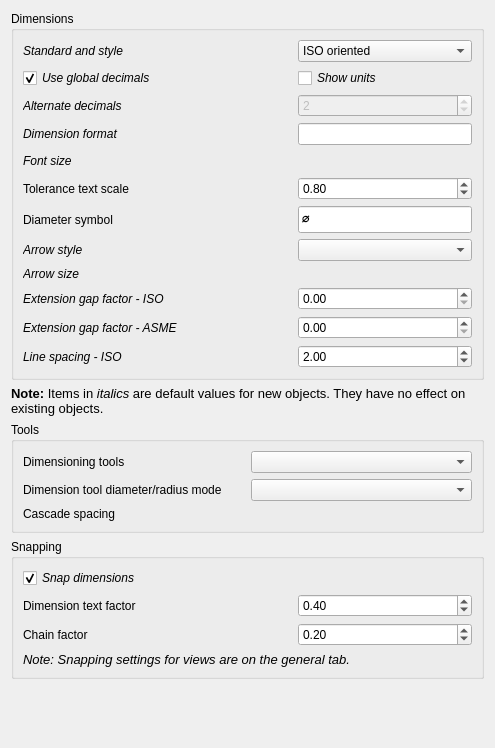
<?xml version="1.0" encoding="UTF-8"?>
<ui version="4.0">
 <class>TechDrawGui::DlgPrefsTechDrawDimensionsImp</class>
 <widget class="QWidget" name="TechDrawGui::DlgPrefsTechDrawDimensionsImp">
  <property name="geometry">
   <rect>
    <x>0</x>
    <y>0</y>
    <width>495</width>
    <height>748</height>
   </rect>
  </property>
  <property name="sizePolicy">
   <sizepolicy hsizetype="Preferred" vsizetype="Minimum">
    <horstretch>0</horstretch>
    <verstretch>0</verstretch>
   </sizepolicy>
  </property>
  <property name="windowTitle">
   <string>Dimensions</string>
  </property>
  <layout class="QVBoxLayout" name="verticalLayout_3">
   <item>
    <widget class="QGroupBox" name="gbDim">
     <property name="sizePolicy">
      <sizepolicy hsizetype="Preferred" vsizetype="Preferred">
       <horstretch>0</horstretch>
       <verstretch>0</verstretch>
      </sizepolicy>
     </property>
     <property name="title">
      <string>Dimensions</string>
     </property>
     <layout class="QVBoxLayout" name="verticalLayout_2">
      <item>
       <layout class="QGridLayout" name="gridLayout">
        <item row="8" column="2">
         <widget class="Gui::PrefUnitSpinBox" name="plsb_ArrowSize" native="true">
          <property name="sizePolicy">
           <sizepolicy hsizetype="Preferred" vsizetype="Preferred">
            <horstretch>0</horstretch>
            <verstretch>0</verstretch>
           </sizepolicy>
          </property>
          <property name="toolTip">
           <string>Arrowhead size</string>
          </property>
          <property name="value" stdset="0">
           <double>5.000000000000000</double>
          </property>
          <property name="prefEntry" stdset="0">
           <cstring>ArrowSize</cstring>
          </property>
          <property name="prefPath" stdset="0">
           <cstring>Mod/TechDraw/Dimensions</cstring>
          </property>
         </widget>
        </item>
        <item row="3" column="0">
         <widget class="QLabel" name="label">
          <property name="font">
           <font>
            <italic>true</italic>
           </font>
          </property>
          <property name="text">
           <string>Dimension format</string>
          </property>
         </widget>
        </item>
        <item row="7" column="2">
         <widget class="Gui::PrefComboBox" name="pcbArrow">
          <property name="sizePolicy">
           <sizepolicy hsizetype="Preferred" vsizetype="Preferred">
            <horstretch>0</horstretch>
            <verstretch>0</verstretch>
           </sizepolicy>
          </property>
          <property name="toolTip">
           <string>Arrowhead style</string>
          </property>
          <property name="currentIndex">
           <number>-1</number>
          </property>
          <property name="prefEntry" stdset="0">
           <cstring>ArrowStyle</cstring>
          </property>
          <property name="prefPath" stdset="0">
           <cstring>Mod/TechDraw/Dimensions</cstring>
          </property>
         </widget>
        </item>
        <item row="6" column="0">
         <widget class="QLabel" name="label_8">
          <property name="text">
           <string>Diameter symbol</string>
          </property>
         </widget>
        </item>
        <item row="0" column="2">
         <widget class="Gui::PrefComboBox" name="pcbStandardAndStyle">
          <property name="sizePolicy">
           <sizepolicy hsizetype="Preferred" vsizetype="Preferred">
            <horstretch>0</horstretch>
            <verstretch>0</verstretch>
           </sizepolicy>
          </property>
          <property name="toolTip">
           <string>Standard to be used for dimensional values</string>
          </property>
          <property name="prefEntry" stdset="0">
           <cstring>StandardAndStyle</cstring>
          </property>
          <property name="prefPath" stdset="0">
           <cstring>/Mod/TechDraw/Dimensions</cstring>
          </property>
          <item>
           <property name="text">
            <string>ISO oriented</string>
           </property>
          </item>
          <item>
           <property name="text">
            <string>ISO referencing</string>
           </property>
          </item>
          <item>
           <property name="text">
            <string>ASME inlined</string>
           </property>
          </item>
          <item>
           <property name="text">
            <string>ASME referencing</string>
           </property>
          </item>
         </widget>
        </item>
        <item row="4" column="0">
         <widget class="QLabel" name="label_2">
          <property name="font">
           <font>
            <italic>true</italic>
           </font>
          </property>
          <property name="text">
           <string>Font size</string>
          </property>
         </widget>
        </item>
        <item row="1" column="2">
         <widget class="Gui::PrefCheckBox" name="cbShowUnits">
          <property name="sizePolicy">
           <sizepolicy hsizetype="Preferred" vsizetype="Preferred">
            <horstretch>0</horstretch>
            <verstretch>0</verstretch>
           </sizepolicy>
          </property>
          <property name="font">
           <font>
            <italic>true</italic>
           </font>
          </property>
          <property name="toolTip">
           <string>Append unit to dimension values</string>
          </property>
          <property name="text">
           <string>Show units</string>
          </property>
          <property name="prefEntry" stdset="0">
           <cstring>ShowUnits</cstring>
          </property>
          <property name="prefPath" stdset="0">
           <cstring>/Mod/TechDraw/Dimensions</cstring>
          </property>
         </widget>
        </item>
        <item row="0" column="0">
         <widget class="QLabel" name="label_16">
          <property name="font">
           <font>
            <italic>true</italic>
           </font>
          </property>
          <property name="text">
           <string>Standard and style</string>
          </property>
         </widget>
        </item>
        <item row="4" column="2">
         <widget class="Gui::PrefUnitSpinBox" name="plsb_FontSize" native="true">
          <property name="sizePolicy">
           <sizepolicy hsizetype="Preferred" vsizetype="Preferred">
            <horstretch>0</horstretch>
            <verstretch>0</verstretch>
           </sizepolicy>
          </property>
          <property name="toolTip">
           <string>Dimension text font size</string>
          </property>
          <property name="value" stdset="0">
           <double>4.000000000000000</double>
          </property>
          <property name="prefEntry" stdset="0">
           <cstring>FontSize</cstring>
          </property>
          <property name="prefPath" stdset="0">
           <cstring>/Mod/TechDraw/Dimensions</cstring>
          </property>
         </widget>
        </item>
        <item row="8" column="0">
         <widget class="QLabel" name="label_12">
          <property name="font">
           <font>
            <italic>true</italic>
           </font>
          </property>
          <property name="text">
           <string>Arrow size</string>
          </property>
         </widget>
        </item>
        <item row="7" column="0">
         <widget class="QLabel" name="label_9">
          <property name="font">
           <font>
            <italic>true</italic>
           </font>
          </property>
          <property name="text">
           <string>Arrow style</string>
          </property>
         </widget>
        </item>
        <item row="5" column="2">
         <widget class="Gui::PrefDoubleSpinBox" name="pdsbToleranceScale">
          <property name="sizePolicy">
           <sizepolicy hsizetype="Preferred" vsizetype="Preferred">
            <horstretch>0</horstretch>
            <verstretch>0</verstretch>
           </sizepolicy>
          </property>
          <property name="minimumSize">
           <size>
            <width>174</width>
            <height>0</height>
           </size>
          </property>
          <property name="baseSize">
           <size>
            <width>0</width>
            <height>0</height>
           </size>
          </property>
          <property name="toolTip">
           <string>Tolerance text scale
Multiplier of 'Font size'</string>
          </property>
          <property name="accessibleName">
           <string/>
          </property>
          <property name="singleStep">
           <double>0.100000000000000</double>
          </property>
          <property name="value">
           <double>0.800000000000000</double>
          </property>
          <property name="prefEntry" stdset="0">
           <cstring>TolSizeAdjust</cstring>
          </property>
          <property name="prefPath" stdset="0">
           <cstring>Mod/TechDraw/Dimensions</cstring>
          </property>
         </widget>
        </item>
        <item row="5" column="0">
         <widget class="QLabel" name="lbl_LabelFont">
          <property name="baseSize">
           <size>
            <width>0</width>
            <height>0</height>
           </size>
          </property>
          <property name="font">
           <font>
            <italic>false</italic>
           </font>
          </property>
          <property name="text">
           <string>Tolerance text scale</string>
          </property>
         </widget>
        </item>
        <item row="2" column="2">
         <widget class="Gui::PrefSpinBox" name="sbAltDecimals">
          <property name="enabled">
           <bool>false</bool>
          </property>
          <property name="sizePolicy">
           <sizepolicy hsizetype="Preferred" vsizetype="Preferred">
            <horstretch>0</horstretch>
            <verstretch>0</verstretch>
           </sizepolicy>
          </property>
          <property name="toolTip">
           <string>Number of decimals if 'Use global decimals' is not used</string>
          </property>
          <property name="value">
           <number>2</number>
          </property>
          <property name="prefEntry" stdset="0">
           <cstring>AltDecimals</cstring>
          </property>
          <property name="prefPath" stdset="0">
           <cstring>/Mod/TechDraw/Dimensions</cstring>
          </property>
         </widget>
        </item>
        <item row="6" column="2">
         <widget class="Gui::PrefLineEdit" name="leDiameter">
          <property name="sizePolicy">
           <sizepolicy hsizetype="Preferred" vsizetype="Preferred">
            <horstretch>0</horstretch>
            <verstretch>0</verstretch>
           </sizepolicy>
          </property>
          <property name="font">
           <font>
            <pointsize>12</pointsize>
           </font>
          </property>
          <property name="toolTip">
           <string>Character used to indicate diameter dimensions</string>
          </property>
          <property name="text">
           <string notr="true">⌀</string>
          </property>
          <property name="prefEntry" stdset="0">
           <cstring>DiameterSymbol</cstring>
          </property>
          <property name="prefPath" stdset="0">
           <cstring>/Mod/TechDraw/Dimensions</cstring>
          </property>
         </widget>
        </item>
        <item row="1" column="0">
         <widget class="Gui::PrefCheckBox" name="cbGlobalDecimals">
          <property name="sizePolicy">
           <sizepolicy hsizetype="Preferred" vsizetype="Preferred">
            <horstretch>0</horstretch>
            <verstretch>0</verstretch>
           </sizepolicy>
          </property>
          <property name="font">
           <font>
            <italic>true</italic>
           </font>
          </property>
          <property name="toolTip">
           <string>Use system setting for number of decimals</string>
          </property>
          <property name="text">
           <string>Use global decimals</string>
          </property>
          <property name="checked">
           <bool>true</bool>
          </property>
          <property name="prefEntry" stdset="0">
           <cstring>UseGlobalDecimals</cstring>
          </property>
          <property name="prefPath" stdset="0">
           <cstring>/Mod/TechDraw/Dimensions</cstring>
          </property>
         </widget>
        </item>
        <item row="4" column="1">
         <spacer name="horizontalSpacer">
          <property name="orientation">
           <enum>Qt::Orientation::Horizontal</enum>
          </property>
          <property name="sizeHint" stdset="0">
           <size>
            <width>40</width>
            <height>20</height>
           </size>
          </property>
         </spacer>
        </item>
        <item row="2" column="0">
         <widget class="QLabel" name="label_11">
          <property name="font">
           <font>
            <italic>true</italic>
           </font>
          </property>
          <property name="text">
           <string>Alternate decimals</string>
          </property>
         </widget>
        </item>
        <item row="9" column="0">
         <widget class="QLabel" name="label_3">
          <property name="font">
           <font>
            <italic>true</italic>
           </font>
          </property>
          <property name="toolTip">
           <string>Controls the gap size between the dimension point and the start of the extension line for ISO dimensions</string>
          </property>
          <property name="text">
           <string>Extension gap factor - ISO</string>
          </property>
         </widget>
        </item>
        <item row="3" column="2">
         <widget class="Gui::PrefLineEdit" name="leFormatSpec">
          <property name="toolTip">
           <string>Leave blank for automatic dimension format. Use %f, %g or %w specifiers to override.</string>
          </property>
          <property name="prefEntry" stdset="0">
           <cstring>formatSpec</cstring>
          </property>
          <property name="prefPath" stdset="0">
           <cstring>/Mod/TechDraw/Dimensions</cstring>
          </property>
         </widget>
        </item>
        <item row="10" column="0">
         <widget class="QLabel" name="label_4">
          <property name="font">
           <font>
            <italic>true</italic>
           </font>
          </property>
          <property name="toolTip">
           <string>Controls the gap size between the dimension point and the start of the extension line for ASME dimensions</string>
          </property>
          <property name="text">
           <string>Extension gap factor - ASME</string>
          </property>
         </widget>
        </item>
        <item row="9" column="2">
         <widget class="Gui::PrefDoubleSpinBox" name="pdsbGapISO">
          <property name="toolTip">
           <string>Controls the gap size between the dimension point and the start of the extension line for ISO dimensions.
 Value multiplied by the line width is the gap.
 Normally, no gap is used. If using a gap, the recommended value is 8.</string>
          </property>
          <property name="value">
           <double>0.000000000000000</double>
          </property>
          <property name="prefEntry" stdset="0">
           <cstring>GapISO</cstring>
          </property>
          <property name="prefPath" stdset="0">
           <cstring>Mod/TechDraw/Dimensions</cstring>
          </property>
         </widget>
        </item>
        <item row="10" column="2">
         <widget class="Gui::PrefDoubleSpinBox" name="pdsbGapASME">
          <property name="toolTip">
           <string>Controls the gap size between the dimension point and the start of the extension line for ASME dimensions. Value multiplied by the line width is the gap.
 Normally, no gap is used. If using a gap, the recommended value is 6.</string>
          </property>
          <property name="value">
           <double>0.000000000000000</double>
          </property>
          <property name="prefEntry" stdset="0">
           <cstring>GapASME</cstring>
          </property>
          <property name="prefPath" stdset="0">
           <cstring>Mod/TechDraw/Dimensions</cstring>
          </property>
         </widget>
        </item>
        <item row="11" column="0">
         <widget class="QLabel" name="label_18">
          <property name="font">
           <font>
            <italic>true</italic>
           </font>
          </property>
          <property name="toolTip">
           <string>Controls the gap size between dimension line and dimension text for ISO dimensions.</string>
          </property>
          <property name="text">
           <string>Line spacing - ISO</string>
          </property>
         </widget>
        </item>
        <item row="11" column="2">
         <widget class="Gui::PrefDoubleSpinBox" name="pdsbLineSpacingFactorISO">
          <property name="toolTip">
           <string>Controls the gap size between dimension line and dimension text.
 Value multiplied by the line width is the line spacing.</string>
          </property>
          <property name="minimum">
           <double>-99.000000000000000</double>
          </property>
          <property name="value">
           <double>2.000000000000000</double>
          </property>
          <property name="prefEntry" stdset="0">
           <cstring>LineSpacingFactorISO</cstring>
          </property>
          <property name="prefPath" stdset="0">
           <cstring>Mod/TechDraw/Dimensions</cstring>
          </property>
         </widget>
        </item>
       </layout>
      </item>
     </layout>
    </widget>
   </item>
   <item>
    <widget class="QLabel" name="label_17">
     <property name="font">
      <font>
       <pointsize>10</pointsize>
       <italic>false</italic>
      </font>
     </property>
     <property name="text">
      <string>&lt;html&gt;&lt;head/&gt;&lt;body&gt;&lt;p&gt;&lt;span style=&quot; font-weight:600;&quot;&gt;Note:&lt;/span&gt; Items in &lt;span style=&quot; font-style:italic;&quot;&gt;italics&lt;/span&gt; are default values for new objects. They have no effect on existing objects.&lt;/p&gt;&lt;/body&gt;&lt;/html&gt;</string>
     </property>
     <property name="wordWrap">
      <bool>true</bool>
     </property>
    </widget>
   </item>
   <item>
    <widget class="QGroupBox" name="groupBox_6">
     <property name="sizePolicy">
      <sizepolicy hsizetype="Expanding" vsizetype="Minimum">
       <horstretch>0</horstretch>
       <verstretch>0</verstretch>
      </sizepolicy>
     </property>
     <property name="title">
      <string>Tools</string>
     </property>
     <layout class="QGridLayout" name="gridLayout_general">
      <item row="0" column="0">
       <widget class="QLabel" name="dimensioningLabel">
        <property name="text">
         <string>Dimensioning tools</string>
        </property>
       </widget>
      </item>
      <item row="0" column="1">
       <widget class="QComboBox" name="dimensioningMode">
        <property name="toolTip">
         <string>Choose the type of dimensioning tools shown in the toolbar:
‘Single tool’ provides one unified tool for all dimension types (Distance, X/Y, Angle, Radius) with others in a drop-down.
‘Separated tools’ displays individual tools for each dimension type.
‘Both’ enables both the unified tool and the individual tools.
This affects only the toolbar; all tools remain available via the menu and shortcuts.</string>
        </property>
       </widget>
      </item>
      <item row="1" column="0">
       <widget class="QLabel" name="radiusDiameterLabel">
        <property name="text">
         <string>Dimension tool diameter/radius mode</string>
        </property>
       </widget>
      </item>
      <item row="1" column="1">
       <widget class="QComboBox" name="radiusDiameterMode">
        <property name="toolTip">
         <string>While using the dimension tool you may choose how to handle circles and arcs:
'Auto': The tool will apply radius to arcs and diameter to circles.
'Diameter': The tool will apply diameter to all.
'Radius': The tool will apply radius to all.</string>
        </property>
       </widget>
      </item>
      <item row="2" column="0">
       <widget class="QLabel" name="cascadeSpacingLabel">
        <property name="text">
         <string>Cascade spacing</string>
        </property>
       </widget>
      </item>
      <item row="2" column="1">
       <widget class="Gui::PrefUnitSpinBox" name="plsb_CascadeSpacing" native="true">
        <property name="toolTip">
         <string>Distance between parallel dimensions placed by the dimension tools, also used when snapping dimensions. The Select Line Attributes tool can change it for the current session.</string>
        </property>
        <property name="value" stdset="0">
         <double>7.000000000000000</double>
        </property>
        <property name="prefEntry" stdset="0">
         <cstring>CascadeSpacing</cstring>
        </property>
        <property name="prefPath" stdset="0">
         <cstring>Mod/TechDraw/Dimensions</cstring>
        </property>
       </widget>
      </item>
     </layout>
    </widget>
   </item>
   <item>
    <widget class="QGroupBox" name="gbSnap">
     <property name="sizePolicy">
      <sizepolicy hsizetype="Expanding" vsizetype="MinimumExpanding">
       <horstretch>0</horstretch>
       <verstretch>0</verstretch>
      </sizepolicy>
     </property>
     <property name="title">
      <string>Snapping</string>
     </property>
     <property name="checkable">
      <bool>false</bool>
     </property>
     <property name="checked">
      <bool>false</bool>
     </property>
     <layout class="QVBoxLayout" name="verticalLayout">
      <item>
       <layout class="QGridLayout" name="gridLayout_2" columnstretch="0,0,0">
        <item row="0" column="0">
         <widget class="Gui::PrefCheckBox" name="cbSnapDims">
          <property name="sizePolicy">
           <sizepolicy hsizetype="Preferred" vsizetype="Preferred">
            <horstretch>0</horstretch>
            <verstretch>0</verstretch>
           </sizepolicy>
          </property>
          <property name="minimumSize">
           <size>
            <width>198</width>
            <height>0</height>
           </size>
          </property>
          <property name="font">
           <font>
            <family>Ubuntu</family>
            <italic>true</italic>
           </font>
          </property>
          <property name="toolTip">
           <string>&lt;html&gt;&lt;head/&gt;&lt;body&gt;&lt;p&gt;If this is checked, new dimensions will be set to snap to position.  If not checked, new dimensions will not snap.  Snapping for individual dimensions may be adjusted with the &amp;quot;AllowSnapping&amp;quot; property.&lt;/p&gt;&lt;/body&gt;&lt;/html&gt;</string>
          </property>
          <property name="text">
           <string>Snap dimensions</string>
          </property>
          <property name="checked">
           <bool>true</bool>
          </property>
          <property name="prefEntry" stdset="0">
           <cstring>SnapDimensions</cstring>
          </property>
          <property name="prefPath" stdset="0">
           <cstring>Mod/TechDraw/Dimensions</cstring>
          </property>
         </widget>
        </item>
        <item row="1" column="2">
         <widget class="Gui::PrefDoubleSpinBox" name="dsbTextFactor">
          <property name="sizePolicy">
           <sizepolicy hsizetype="Minimum" vsizetype="Fixed">
            <horstretch>0</horstretch>
            <verstretch>0</verstretch>
           </sizepolicy>
          </property>
          <property name="minimumSize">
           <size>
            <width>174</width>
            <height>0</height>
           </size>
          </property>
          <property name="toolTip">
           <string>&lt;html&gt;&lt;head/&gt;&lt;body&gt;&lt;p&gt;Fraction of the dimension text length within which the text snaps to its centered position.&lt;/p&gt;&lt;/body&gt;&lt;/html&gt;</string>
          </property>
          <property name="singleStep">
           <double>0.100000000000000</double>
          </property>
          <property name="value">
           <double>0.400000000000000</double>
          </property>
          <property name="prefEntry" stdset="0">
           <cstring>SnapDimensionsTextFactor</cstring>
          </property>
          <property name="prefPath" stdset="0">
           <cstring>Mod/TechDraw/Dimensions</cstring>
          </property>
         </widget>
        </item>
        <item row="1" column="0">
         <widget class="QLabel" name="label_5">
          <property name="text">
           <string>Dimension text factor</string>
          </property>
         </widget>
        </item>
        <item row="2" column="0">
         <widget class="QLabel" name="label_6">
          <property name="text">
           <string>Chain factor</string>
          </property>
         </widget>
        </item>
        <item row="2" column="2">
         <widget class="Gui::PrefDoubleSpinBox" name="dsbChainFactor">
          <property name="sizePolicy">
           <sizepolicy hsizetype="Minimum" vsizetype="Fixed">
            <horstretch>0</horstretch>
            <verstretch>0</verstretch>
           </sizepolicy>
          </property>
          <property name="toolTip">
           <string>&lt;html&gt;&lt;head/&gt;&lt;body&gt;&lt;p&gt;Fraction of the spacing between dimensions within which they snap as chain or ordinate dimensions.&lt;/p&gt;&lt;/body&gt;&lt;/html&gt;</string>
          </property>
          <property name="singleStep">
           <double>0.100000000000000</double>
          </property>
          <property name="value">
           <double>0.200000000000000</double>
          </property>
          <property name="prefEntry" stdset="0">
           <cstring>SnapDimensionsChainFactor</cstring>
          </property>
          <property name="prefPath" stdset="0">
           <cstring>Mod/TechDraw/Dimensions</cstring>
          </property>
         </widget>
        </item>
        <item row="0" column="1">
         <spacer name="horizontalSpacer_2">
          <property name="orientation">
           <enum>Qt::Orientation::Horizontal</enum>
          </property>
          <property name="sizeHint" stdset="0">
           <size>
            <width>40</width>
            <height>20</height>
           </size>
          </property>
         </spacer>
        </item>
       </layout>
      </item>
      <item>
       <widget class="QLabel" name="label_7">
        <property name="font">
         <font>
          <pointsize>10</pointsize>
          <italic>true</italic>
         </font>
        </property>
        <property name="text">
         <string>&lt;html&gt;&lt;head/&gt;&lt;body&gt;&lt;p&gt;Note: Snapping settings for views are on the general tab.&lt;/p&gt;&lt;/body&gt;&lt;/html&gt;</string>
        </property>
       </widget>
      </item>
     </layout>
    </widget>
   </item>
   <item>
    <spacer name="verticalSpacer">
     <property name="orientation">
      <enum>Qt::Orientation::Vertical</enum>
     </property>
     <property name="sizeHint" stdset="0">
      <size>
       <width>20</width>
       <height>40</height>
      </size>
     </property>
    </spacer>
   </item>
  </layout>
 </widget>
 <customwidgets>
  <customwidget>
   <class>Gui::QuantitySpinBox</class>
   <extends>QWidget</extends>
   <header>Gui/QuantitySpinBox.h</header>
  </customwidget>
  <customwidget>
   <class>Gui::PrefCheckBox</class>
   <extends>QCheckBox</extends>
   <header>Gui/PrefWidgets.h</header>
  </customwidget>
  <customwidget>
   <class>Gui::PrefComboBox</class>
   <extends>QComboBox</extends>
   <header>Gui/PrefWidgets.h</header>
  </customwidget>
  <customwidget>
   <class>Gui::PrefLineEdit</class>
   <extends>QLineEdit</extends>
   <header>Gui/PrefWidgets.h</header>
  </customwidget>
  <customwidget>
   <class>Gui::PrefDoubleSpinBox</class>
   <extends>QDoubleSpinBox</extends>
   <header>Gui/PrefWidgets.h</header>
  </customwidget>
  <customwidget>
   <class>Gui::PrefUnitSpinBox</class>
   <extends>Gui::QuantitySpinBox</extends>
   <header>Gui/PrefWidgets.h</header>
  </customwidget>
  <customwidget>
   <class>Gui::PrefSpinBox</class>
   <extends>QSpinBox</extends>
   <header>Gui/PrefWidgets.h</header>
  </customwidget>
 </customwidgets>
 <resources/>
 <connections>
  <connection>
   <sender>cbGlobalDecimals</sender>
   <signal>toggled(bool)</signal>
   <receiver>sbAltDecimals</receiver>
   <slot>setDisabled(bool)</slot>
   <hints>
    <hint type="sourcelabel">
     <x>108</x>
     <y>71</y>
    </hint>
    <hint type="destinationlabel">
     <x>425</x>
     <y>124</y>
    </hint>
   </hints>
  </connection>
 </connections>
</ui>
